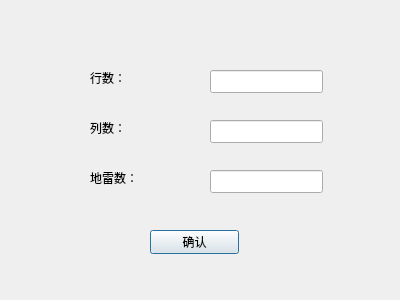
<?xml version="1.0" encoding="UTF-8"?>
<ui version="4.0">
 <class>SetGameDialog</class>
 <widget class="QDialog" name="SetGameDialog">
  <property name="geometry">
   <rect>
    <x>0</x>
    <y>0</y>
    <width>400</width>
    <height>300</height>
   </rect>
  </property>
  <property name="windowTitle">
   <string>Dialog</string>
  </property>
  <widget class="QLabel" name="label">
   <property name="geometry">
    <rect>
     <x>90</x>
     <y>70</y>
     <width>72</width>
     <height>15</height>
    </rect>
   </property>
   <property name="text">
    <string>行数：</string>
   </property>
  </widget>
  <widget class="QLabel" name="label_2">
   <property name="geometry">
    <rect>
     <x>90</x>
     <y>120</y>
     <width>72</width>
     <height>15</height>
    </rect>
   </property>
   <property name="text">
    <string>列数：</string>
   </property>
  </widget>
  <widget class="QLabel" name="label_3">
   <property name="geometry">
    <rect>
     <x>90</x>
     <y>170</y>
     <width>72</width>
     <height>15</height>
    </rect>
   </property>
   <property name="text">
    <string>地雷数：</string>
   </property>
  </widget>
  <widget class="QLineEdit" name="lineCountEdit">
   <property name="geometry">
    <rect>
     <x>210</x>
     <y>70</y>
     <width>113</width>
     <height>23</height>
    </rect>
   </property>
  </widget>
  <widget class="QLineEdit" name="columnCountEdit">
   <property name="geometry">
    <rect>
     <x>210</x>
     <y>120</y>
     <width>113</width>
     <height>23</height>
    </rect>
   </property>
  </widget>
  <widget class="QLineEdit" name="boomCountEdit">
   <property name="geometry">
    <rect>
     <x>210</x>
     <y>170</y>
     <width>113</width>
     <height>23</height>
    </rect>
   </property>
  </widget>
  <widget class="QPushButton" name="confirmButton">
   <property name="geometry">
    <rect>
     <x>150</x>
     <y>230</y>
     <width>89</width>
     <height>24</height>
    </rect>
   </property>
   <property name="text">
    <string>确认</string>
   </property>
  </widget>
 </widget>
 <resources/>
 <connections/>
</ui>
